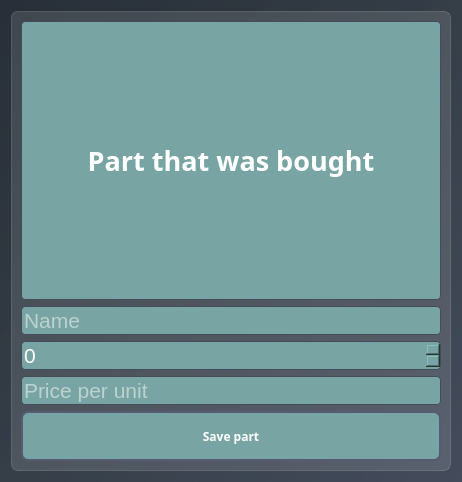
<?xml version="1.0" encoding="UTF-8"?>
<ui version="4.0">
 <class>Part_Dialog</class>
 <widget class="QDialog" name="Part_Dialog">
  <property name="geometry">
   <rect>
    <x>0</x>
    <y>0</y>
    <width>462</width>
    <height>482</height>
   </rect>
  </property>
  <property name="windowTitle">
   <string>Dialog</string>
  </property>
  <property name="styleSheet">
   <string notr="true">QWidget {
    font-family: &quot;Noto Sans SC&quot;;
    background-color: qlineargradient(spread:pad, x1:1, y1:1, x2:0, y2:0, stop:0 rgba(68, 76, 92, 255), stop:0.5 rgba(52, 61, 70, 235), stop:1 rgba(40, 47, 56, 255));
}</string>
  </property>
  <layout class="QGridLayout" name="gridLayout">
   <item row="0" column="0">
    <widget class="QFrame" name="new_ticket">
     <property name="styleSheet">
      <string notr="true">background-color: rgba(255, 255, 255, 30); 
border: 1px solid rgba(255,255,255,40);
border-radius: 7px;</string>
     </property>
     <property name="frameShape">
      <enum>QFrame::Shape::NoFrame</enum>
     </property>
     <property name="frameShadow">
      <enum>QFrame::Shadow::Raised</enum>
     </property>
     <layout class="QVBoxLayout" name="verticalLayout">
      <item>
       <widget class="QLabel" name="new_ticket_label">
        <property name="font">
         <font>
          <family>Noto Sans SC</family>
          <pointsize>20</pointsize>
          <bold>true</bold>
         </font>
        </property>
        <property name="styleSheet">
         <string notr="true">    background-color: #78a5a3;
    color: #FFFFFF;
    border: 1px solid #444c5c;
    border-radius: 4px;</string>
        </property>
        <property name="text">
         <string>Part that was bought</string>
        </property>
        <property name="alignment">
         <set>Qt::AlignmentFlag::AlignCenter</set>
        </property>
       </widget>
      </item>
      <item>
       <widget class="QLineEdit" name="part_name">
        <property name="styleSheet">
         <string notr="true">font-size: 16pt;
   background-color: #78a5a3;
    color: #FFFFFF;
    border: 1px solid #444c5c;
    border-radius: 4px;</string>
        </property>
        <property name="alignment">
         <set>Qt::AlignmentFlag::AlignLeading|Qt::AlignmentFlag::AlignLeft|Qt::AlignmentFlag::AlignVCenter</set>
        </property>
        <property name="placeholderText">
         <string>Name</string>
        </property>
       </widget>
      </item>
      <item>
       <widget class="QSpinBox" name="part_amount">
        <property name="styleSheet">
         <string notr="true">font-size: 16pt;
   background-color: #78a5a3;
    color: #FFFFFF;
    border: 1px solid #444c5c;
    border-radius: 4px;</string>
        </property>
        <property name="specialValueText">
         <string/>
        </property>
        <property name="prefix">
         <string/>
        </property>
        <property name="maximum">
         <number>10000</number>
        </property>
       </widget>
      </item>
      <item>
       <widget class="QLineEdit" name="part_price">
        <property name="styleSheet">
         <string notr="true">font-size: 16pt;
   background-color: #78a5a3;
    color: #FFFFFF;
    border: 1px solid #444c5c;
    border-radius: 4px;</string>
        </property>
        <property name="placeholderText">
         <string>Price per unit</string>
        </property>
       </widget>
      </item>
      <item>
       <widget class="QPushButton" name="save_part_ticket_button">
        <property name="minimumSize">
         <size>
          <width>230</width>
          <height>50</height>
         </size>
        </property>
        <property name="font">
         <font>
          <family>Noto Sans SC</family>
          <bold>true</bold>
         </font>
        </property>
        <property name="styleSheet">
         <string notr="true">QPushButton {
    background-color: #78a5a3;
    color: #FFFFFF;
    border: 2px solid #555B70;
    border-radius: 7px;
}

QPushButton:hover {
    background-color: #555B70;
}

QPushButton:pressed {
    background-color: #363D4A;
}</string>
        </property>
        <property name="text">
         <string>Save part</string>
        </property>
        <property name="icon">
         <iconset>
          <normaloff>:/icons/icons/post_add_white_24dp.svg</normaloff>:/icons/icons/post_add_white_24dp.svg</iconset>
        </property>
        <property name="iconSize">
         <size>
          <width>24</width>
          <height>24</height>
         </size>
        </property>
       </widget>
      </item>
     </layout>
    </widget>
   </item>
  </layout>
 </widget>
 <resources/>
 <connections/>
</ui>
